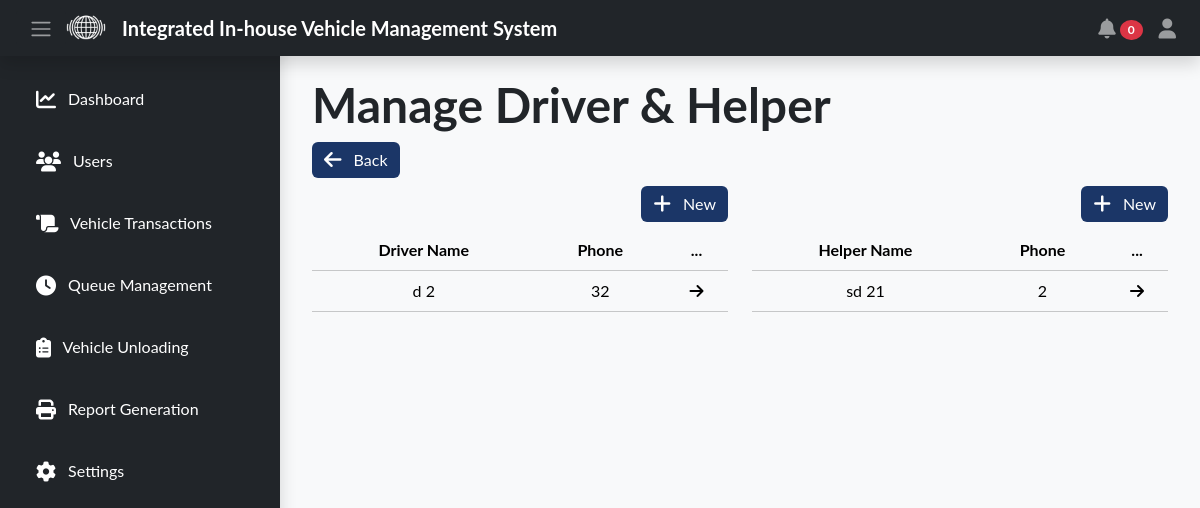
The app's page /encoder/settings-driver.php (signed in) with its own data.
### tables this page shows
CREATE TABLE `driver` (
  `driver_id` int(11) NOT NULL AUTO_INCREMENT,
  `driver_fname` varchar(255) NOT NULL,
  `driver_mname` varchar(255) DEFAULT NULL,
  `driver_lname` varchar(255) DEFAULT NULL,
  `driver_phone` varchar(255) DEFAULT NULL,
  PRIMARY KEY (`driver_id`)
);

CREATE TABLE `helper` (
  `helper_id` int(11) NOT NULL AUTO_INCREMENT,
  `helper_fname` varchar(255) DEFAULT NULL,
  `helper_mname` varchar(255) DEFAULT NULL,
  `helper_lname` varchar(255) DEFAULT NULL,
  `helper_phone` varchar(255) DEFAULT NULL,
  PRIMARY KEY (`helper_id`)
);

### encoder/settings-driver.php (the view, shortened to what this page needs)
<?php
require_once '../api/db_connection.php';
?>
<!DOCTYPE html>
<html lang="en">
<head>
    <link rel="stylesheet" href="../public/css/bootstrap.min.css">
    <link rel="stylesheet" href="https://cdn.datatables.net/2.0.8/css/dataTables.dataTables.css" />
    <link rel="stylesheet" href="./css/style.css">
</head>
<body class="bg-light">
    <?php
    include_once('navbar/navbar.php');
    ?>
    <div class="content" id="content">
        <div class="container">
            <h1 class="display-5 fw-bold">Manage Driver & Helper</h1>
            <a href="settings.php" class="text-decoration-none " style="color:inherit">
                <button class="btn btn-primary mb-2">
                    <i class="fa-solid fa-arrow-left fa-lg me-2" style="color: #ffffff;"></i> Back
                </button>
            </a>
            <div class="row">
                <div class="col">
                    <button class="btn btn-primary float-end mb-2 ms-2" data-bs-toggle="modal" data-bs-target="#add-driver-modal">
                        <i class="fa-solid fa-plus fa-lg me-2" style="color: #ffffff;"></i> New
                    </button>
                    <table class="table table-hover table-light text-center" id="driver-table">
                        <thead>
                            <th class="text-center" scope="col">Driver Name</th>
                            <th class="text-center" scope="col">Phone</th>
                            <th class="text-center" scope="col">...</th>
                        </thead>
                        <tbody>
                            <?php
                            $sql = "SELECT * FROM `driver`";
                            $result = mysqli_query($conn, $sql);
                            while ($row = mysqli_fetch_assoc($result)) {
                            ?>
                                <tr onclick="editDriver(<?= $row['driver_id'] ?>)" style="cursor:pointer">
                                    <td class="text-center" scope="row"><?= $row['driver_fname'] ?> <?= $row['driver_lname'] ?></td>
                                    <td class="text-center"><?= $row['driver_phone'] ?></td>
                                    <td class="text-center"><i class="fa-solid fa-arrow-right"></i></td>
                                </tr>
                            <?php
                            }
                            ?>
                        </tbody>
                    </table>
                </div>
                <div class="col">
                    <button class="btn btn-primary float-end mb-2 ms-2" data-bs-toggle="modal" data-bs-target="#add-helper-modal">
                        <i class="fa-solid fa-plus fa-lg me-2" style="color: #ffffff;"></i> New
                    </button>
                    <table class="table table-hover table-light text-center" id="helper-table">
                        <thead>
                            <th class="text-center" scope="col">Helper Name</th>
                            <th class="text-center" scope="col">Phone</th>
                            <th class="text-center" scope="col">...</th>
                        </thead>
                        <tbody>
                            <?php
                            $sql = "SELECT * FROM `helper`";
                            $result = mysqli_query($conn, $sql);
                            while ($row = mysqli_fetch_assoc($result)) {
                            ?>
                                <tr onclick="editHelper(<?= $row['helper_id'] ?>)" style="cursor:pointer">
                                    <td class="text-center" scope="row"><?= $row['helper_fname'] ?> <?= $row['helper_lname'] ?></td>
                                    <td class="text-center"><?= $row['helper_phone'] ?></td>
                                    <td class="text-center"><i class="fa-solid fa-arrow-right"></i></td>
                                </tr>
                            <?php
                            }
                            ?>
                        </tbody>
                    </table>
                </div>
            </div>
        </div>
    </div>
</body>
</html>

### encoder/css/style.css (style rules this page uses)
body { padding-top: 56px; font-family: "Lato", sans-serif; }
.content { transition: margin-left 0.3s; margin-left: 280px; padding: 20px; }
.btn-primary { background-color: #1b3667; border: #1b3667; }

### records on screen
driver: driver_fname "d", driver_lname "2", driver_phone "32"
helper: helper_fname "sd", helper_lname "21", helper_phone "2"

### other values on screen
$transactionCount "0"
